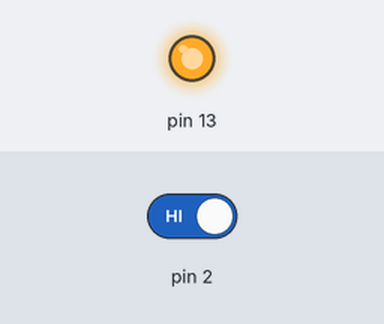
Recording of a sketch running on a simulated Arduino Uno, built with avr-gcc and run on an emulated ATmega328P. Shown: output pins drawn as LEDs (lit = HIGH). Inputs (shaded band) come from the test bench; at power-on: pin 2 HIGH.

Above: at 2.8 s.
2.9 s: pin 2 driven LOW
At 3.8 s:
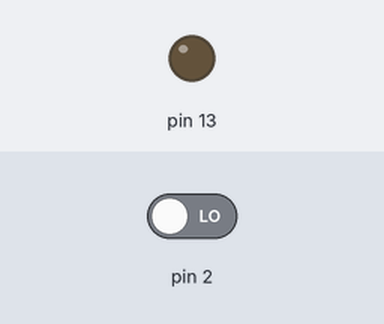
4.5 s: pin 2 driven HIGH
At 4.9 s:
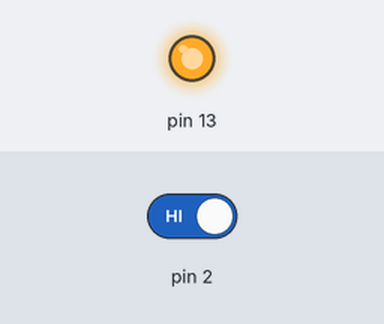
Timing chart, 0 to 7.5 s (numbered marks = the images above; inputs shaded):
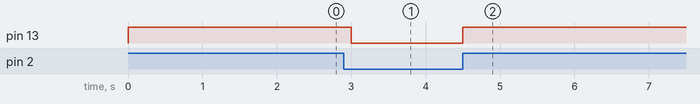

Measured:
- after the input at 2.9 s, pin 13: HIGH → LOW after 0.10 s
- after the input at 4.5 s, pin 13: LOW → HIGH at once

The sketch:

ACT17.ino
```cpp
void setup() {
  // put your setup code here, to run once:
  pinMode(13,OUTPUT);
  pinMode(2,INPUT);
}

void loop() {
  // put your main code here, to run repeatedly:

   int digitalVal = digitalRead(2);

  if(digitalVal == LOW) //sound is low
    digitalWrite(13,LOW);

   else
   {
    digitalWrite(13,HIGH);
    delay(1000);
   }

}
```
